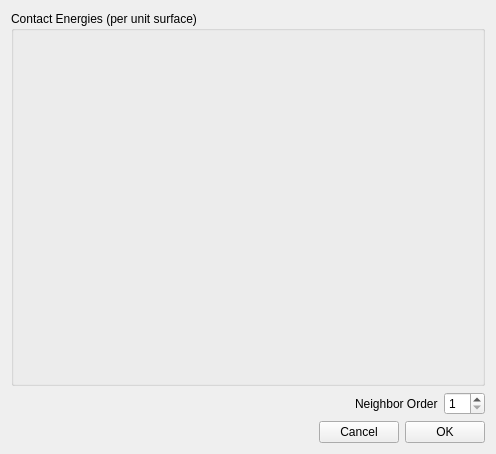
<?xml version="1.0" encoding="UTF-8"?>
<ui version="4.0">
 <class>ContactPluginGUI</class>
 <widget class="QWidget" name="ContactPluginGUI">
  <property name="windowModality">
   <enum>Qt::NonModal</enum>
  </property>
  <property name="geometry">
   <rect>
    <x>0</x>
    <y>0</y>
    <width>496</width>
    <height>454</height>
   </rect>
  </property>
  <property name="windowTitle">
   <string>Contact Plugin: Please define adhesion coefficients</string>
  </property>
  <layout class="QVBoxLayout" name="verticalLayout_2">
   <item>
    <widget class="QGroupBox" name="energy_GB">
     <property name="minimumSize">
      <size>
       <width>0</width>
       <height>300</height>
      </size>
     </property>
     <property name="title">
      <string>Contact Energies (per unit surface)</string>
     </property>
     <layout class="QVBoxLayout" name="verticalLayout"/>
    </widget>
   </item>
   <item>
    <layout class="QHBoxLayout" name="horizontalLayout">
     <item>
      <spacer name="horizontalSpacer">
       <property name="orientation">
        <enum>Qt::Horizontal</enum>
       </property>
       <property name="sizeHint" stdset="0">
        <size>
         <width>40</width>
         <height>20</height>
        </size>
       </property>
      </spacer>
     </item>
     <item>
      <widget class="QLabel" name="label">
       <property name="text">
        <string>Neighbor Order</string>
       </property>
      </widget>
     </item>
     <item>
      <widget class="QSpinBox" name="spinBox">
       <property name="minimum">
        <number>1</number>
       </property>
      </widget>
     </item>
    </layout>
   </item>
   <item>
    <layout class="QHBoxLayout" name="horizontalLayout_2">
     <item>
      <spacer name="horizontalSpacer_2">
       <property name="orientation">
        <enum>Qt::Horizontal</enum>
       </property>
       <property name="sizeHint" stdset="0">
        <size>
         <width>40</width>
         <height>20</height>
        </size>
       </property>
      </spacer>
     </item>
     <item>
      <widget class="QPushButton" name="cancel_PB">
       <property name="text">
        <string>Cancel</string>
       </property>
      </widget>
     </item>
     <item>
      <widget class="QPushButton" name="ok_PB">
       <property name="text">
        <string>OK</string>
       </property>
      </widget>
     </item>
    </layout>
   </item>
  </layout>
 </widget>
 <resources/>
 <connections/>
</ui>
